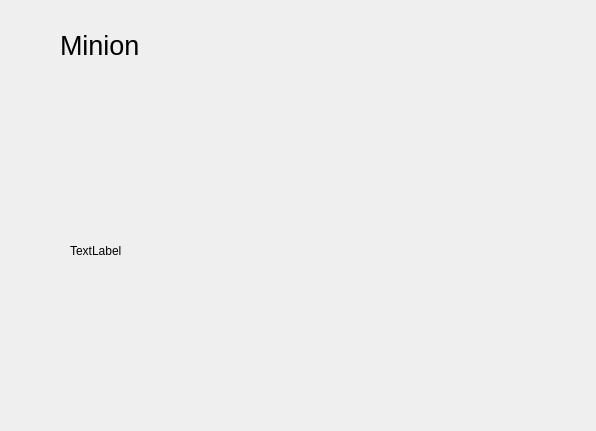
<?xml version="1.0" encoding="UTF-8"?>
<ui version="4.0">
 <class>Widget</class>
 <widget class="QWidget" name="Widget">
  <property name="geometry">
   <rect>
    <x>0</x>
    <y>0</y>
    <width>596</width>
    <height>431</height>
   </rect>
  </property>
  <property name="windowTitle">
   <string>Widget</string>
  </property>
  <widget class="QLabel" name="minionTextLabel">
   <property name="geometry">
    <rect>
     <x>60</x>
     <y>20</y>
     <width>131</width>
     <height>51</height>
    </rect>
   </property>
   <property name="font">
    <font>
     <pointsize>20</pointsize>
    </font>
   </property>
   <property name="text">
    <string>Minion</string>
   </property>
  </widget>
  <widget class="QLabel" name="imageLabel">
   <property name="geometry">
    <rect>
     <x>70</x>
     <y>110</y>
     <width>441</width>
     <height>281</height>
    </rect>
   </property>
   <property name="text">
    <string>TextLabel</string>
   </property>
   <property name="scaledContents">
    <bool>true</bool>
   </property>
  </widget>
 </widget>
 <layoutdefault spacing="6" margin="11"/>
 <resources/>
 <connections/>
</ui>
